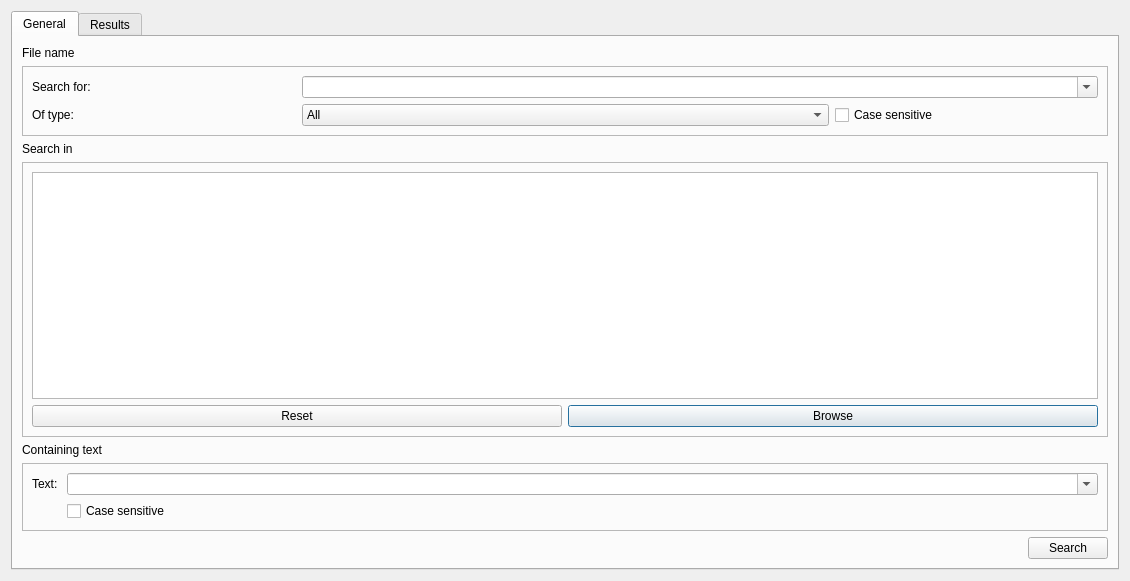
<?xml version="1.0" encoding="UTF-8"?>
<ui version="4.0">
 <class>SearchDialog</class>
 <widget class="QDialog" name="SearchDialog">
  <property name="geometry">
   <rect>
    <x>0</x>
    <y>0</y>
    <width>1126</width>
    <height>581</height>
   </rect>
  </property>
  <property name="windowTitle">
   <string>Search</string>
  </property>
  <layout class="QGridLayout" name="gridLayout">
   <item row="0" column="0">
    <widget class="QTabWidget" name="searchWidget">
     <property name="toolTip">
      <string/>
     </property>
     <property name="tabShape">
      <enum>QTabWidget::Rounded</enum>
     </property>
     <property name="currentIndex">
      <number>0</number>
     </property>
     <property name="movable">
      <bool>true</bool>
     </property>
     <widget class="QWidget" name="generalTab">
      <attribute name="title">
       <string>General</string>
      </attribute>
      <attribute name="toolTip">
       <string>This is tab for setting parameters</string>
      </attribute>
      <layout class="QVBoxLayout" name="verticalLayout_2">
       <item>
        <widget class="QLabel" name="label">
         <property name="text">
          <string>File name</string>
         </property>
        </widget>
       </item>
       <item>
        <widget class="QFrame" name="filename_frame">
         <property name="frameShape">
          <enum>QFrame::StyledPanel</enum>
         </property>
         <property name="frameShadow">
          <enum>QFrame::Raised</enum>
         </property>
         <layout class="QGridLayout" name="gridLayout_2">
          <item row="1" column="1" colspan="2">
           <widget class="QComboBox" name="fileTypeBox">
            <property name="editable">
             <bool>false</bool>
            </property>
            <item>
             <property name="text">
              <string>All</string>
             </property>
            </item>
           </widget>
          </item>
          <item row="1" column="0">
           <widget class="QLabel" name="of_type_label">
            <property name="text">
             <string>Of type: </string>
            </property>
           </widget>
          </item>
          <item row="1" column="3">
           <widget class="QCheckBox" name="caseSensitiveFilenameBox">
            <property name="text">
             <string>Case sensitive</string>
            </property>
           </widget>
          </item>
          <item row="0" column="0">
           <widget class="QLabel" name="search_for_label">
            <property name="text">
             <string>Search for:</string>
            </property>
           </widget>
          </item>
          <item row="0" column="1" colspan="3">
           <widget class="QComboBox" name="fileNameBox">
            <property name="editable">
             <bool>true</bool>
            </property>
           </widget>
          </item>
         </layout>
        </widget>
       </item>
       <item>
        <widget class="QLabel" name="label_6">
         <property name="text">
          <string>Search in</string>
         </property>
        </widget>
       </item>
       <item>
        <widget class="QFrame" name="search_in_frame">
         <property name="frameShape">
          <enum>QFrame::StyledPanel</enum>
         </property>
         <property name="frameShadow">
          <enum>QFrame::Raised</enum>
         </property>
         <layout class="QGridLayout" name="gridLayout_3">
          <item row="0" column="0" colspan="2">
           <widget class="QListView" name="search_in_list"/>
          </item>
          <item row="2" column="1">
           <widget class="QPushButton" name="browse_search_in_button">
            <property name="text">
             <string>Browse</string>
            </property>
           </widget>
          </item>
          <item row="2" column="0">
           <widget class="QPushButton" name="reset_search_in_button">
            <property name="text">
             <string>Reset</string>
            </property>
           </widget>
          </item>
         </layout>
        </widget>
       </item>
       <item>
        <widget class="QLabel" name="label_7">
         <property name="text">
          <string>Containing text</string>
         </property>
        </widget>
       </item>
       <item>
        <widget class="QFrame" name="containing_frame">
         <property name="frameShape">
          <enum>QFrame::StyledPanel</enum>
         </property>
         <property name="frameShadow">
          <enum>QFrame::Raised</enum>
         </property>
         <layout class="QFormLayout" name="formLayout">
          <item row="0" column="0">
           <widget class="QLabel" name="containing_text_label">
            <property name="text">
             <string>Text: </string>
            </property>
           </widget>
          </item>
          <item row="0" column="1">
           <widget class="QComboBox" name="containing_text_box">
            <property name="editable">
             <bool>true</bool>
            </property>
           </widget>
          </item>
          <item row="1" column="1">
           <widget class="QCheckBox" name="caseSensitiveContainingTextBox">
            <property name="text">
             <string>Case sensitive</string>
            </property>
           </widget>
          </item>
         </layout>
        </widget>
       </item>
       <item alignment="Qt::AlignRight">
        <widget class="QPushButton" name="start_searching_button">
         <property name="maximumSize">
          <size>
           <width>300</width>
           <height>16777215</height>
          </size>
         </property>
         <property name="contextMenuPolicy">
          <enum>Qt::DefaultContextMenu</enum>
         </property>
         <property name="layoutDirection">
          <enum>Qt::LeftToRight</enum>
         </property>
         <property name="text">
          <string>Search</string>
         </property>
        </widget>
       </item>
      </layout>
     </widget>
     <widget class="QWidget" name="resultsTab">
      <attribute name="title">
       <string>Results</string>
      </attribute>
      <attribute name="toolTip">
       <string>Here you got results from previous tab</string>
      </attribute>
      <layout class="QGridLayout" name="gridLayout_4">
       <item row="1" column="0">
        <widget class="QLabel" name="how_many_files_found">
         <property name="minimumSize">
          <size>
           <width>1000</width>
           <height>0</height>
          </size>
         </property>
         <property name="text">
          <string/>
         </property>
        </widget>
       </item>
       <item row="1" column="1">
        <widget class="QPushButton" name="open_found_file">
         <property name="text">
          <string>Open</string>
         </property>
        </widget>
       </item>
       <item row="0" column="0" colspan="2">
        <widget class="QTableWidget" name="resultsTable">
         <attribute name="horizontalHeaderStretchLastSection">
          <bool>false</bool>
         </attribute>
         <column>
          <property name="text">
           <string>File Path</string>
          </property>
         </column>
         <column>
          <property name="text">
           <string>Size</string>
          </property>
         </column>
         <column>
          <property name="text">
           <string>rwx</string>
          </property>
         </column>
         <column>
          <property name="text">
           <string>Last Modified</string>
          </property>
         </column>
        </widget>
       </item>
      </layout>
     </widget>
    </widget>
   </item>
  </layout>
 </widget>
 <resources/>
 <connections/>
</ui>
